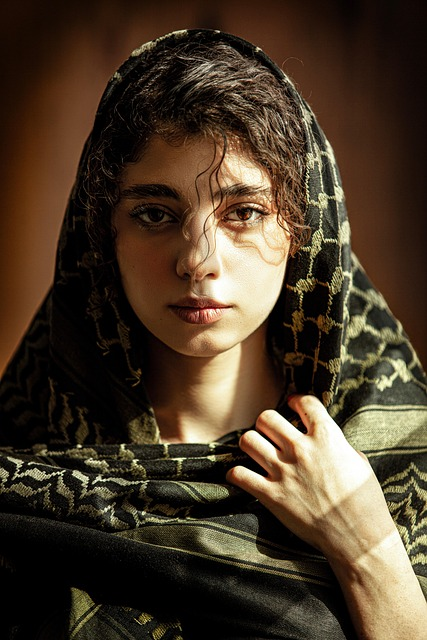
#> input picture CTRLYOUNG - 1 AULA 7 VISÃO COMPUTACIONAL A ALEGRIA É MÁGICA/modelo.jpg, 427 x 640 px
$ python opencv11_imagemcolorPlasma.py
#> lines starting #> are read from the running program, lines starting #| are printed output that depends on the picture
import cv2

# Abrir a imagem
imagem = cv2.imread("modelo.jpg")
#> imagem is the input picture: shape (640, 427, 3); mean B, G, R 41, 58.4, 74.3

# Converter para tons de cinza
cinza = cv2.cvtColor(imagem, cv2.COLOR_BGR2GRAY)
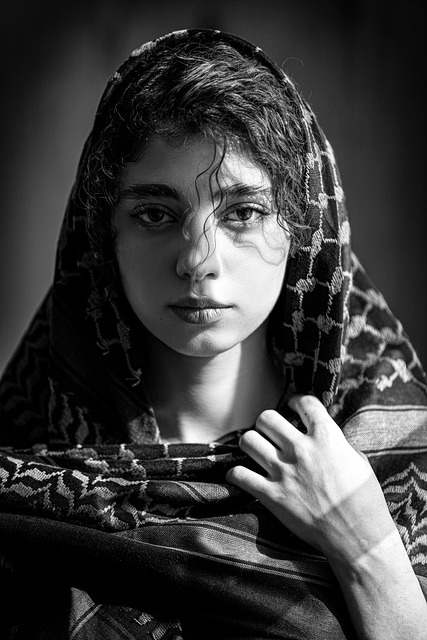
#> cinza: shape (640, 427); min 0, max 255, mean 61.2

# Aplicar o filtro PLASMA
imagem_plasma = cv2.applyColorMap(cinza, cv2.COLORMAP_PLASMA)
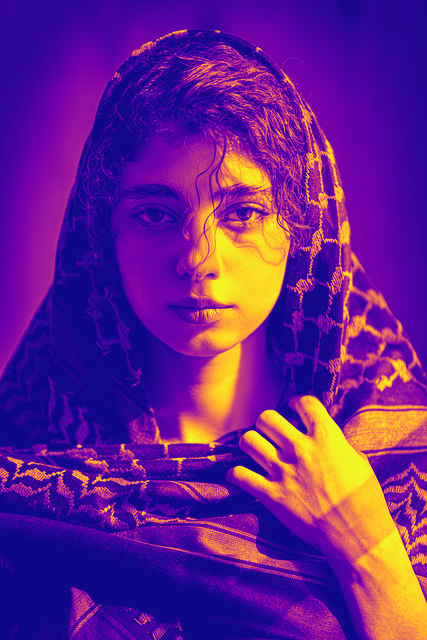
#> imagem_plasma: shape (640, 427, 3); mean B, G, R 138.2, 32.9, 103.3

# Mostrar a imagem
cv2.imshow("Filtro PLASMA", imagem_plasma)

# Salvar a imagem
cv2.imwrite("foto_plasma.jpg", imagem_plasma)

# Esperar uma tecla
cv2.waitKey(0)

# Fechar a janela
cv2.destroyAllWindows()

$ run again, with CTRLYOUNG - 1 AULA 7 VISÃO COMPUTACIONAL A ALEGRIA É MÁGICA/foto.jpg copied over CTRLYOUNG - 1 AULA 7 VISÃO COMPUTACIONAL A ALEGRIA É MÁGICA/modelo.jpg
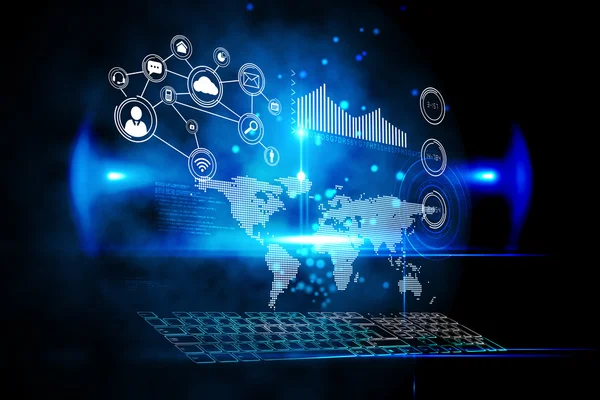
#> input picture CTRLYOUNG - 1 AULA 7 VISÃO COMPUTACIONAL A ALEGRIA É MÁGICA/foto.jpg, 600 x 400 px
#> imagem is the input picture: shape (400, 600, 3); mean B, G, R 73.9, 45.1, 13.6
#> `cinza = cv2.cvtColor(imagem, cv2.COLOR_BGR2GRAY)`:
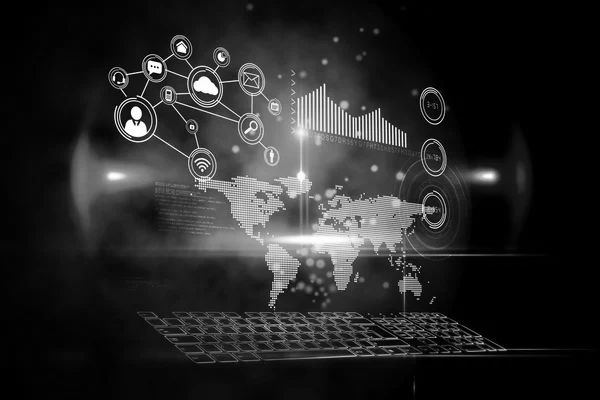
#> cinza: shape (400, 600); min 0, max 255, mean 38.9
#> `imagem_plasma = cv2.applyColorMap(cinza, cv2.COLORMAP_PLASMA)`:
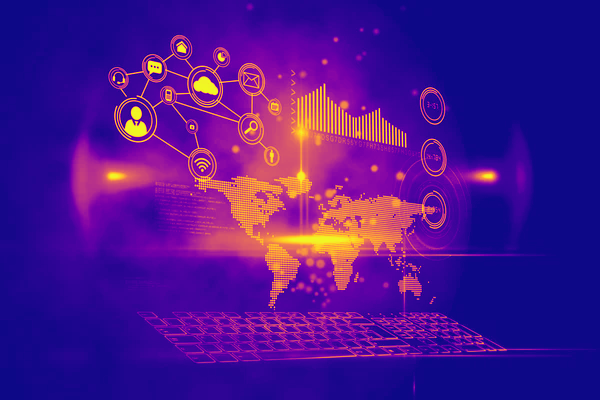
#> imagem_plasma: shape (400, 600, 3); mean B, G, R 141.4, 19.8, 75.4

$ run again, with CTRLYOUNG - 1 AULA 7 VISÃO COMPUTACIONAL A ALEGRIA É MÁGICA/foto2.jpg copied over CTRLYOUNG - 1 AULA 7 VISÃO COMPUTACIONAL A ALEGRIA É MÁGICA/modelo.jpg
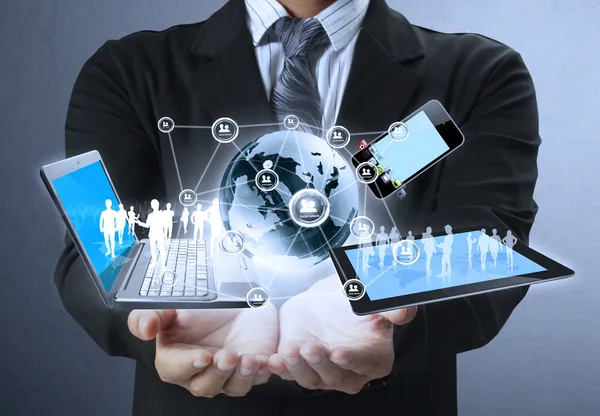
#> input picture CTRLYOUNG - 1 AULA 7 VISÃO COMPUTACIONAL A ALEGRIA É MÁGICA/foto2.jpg, 600 x 416 px
#> imagem is the input picture: shape (416, 600, 3); mean B, G, R 126.4, 109.4, 96.5
#> `cinza = cv2.cvtColor(imagem, cv2.COLOR_BGR2GRAY)`:
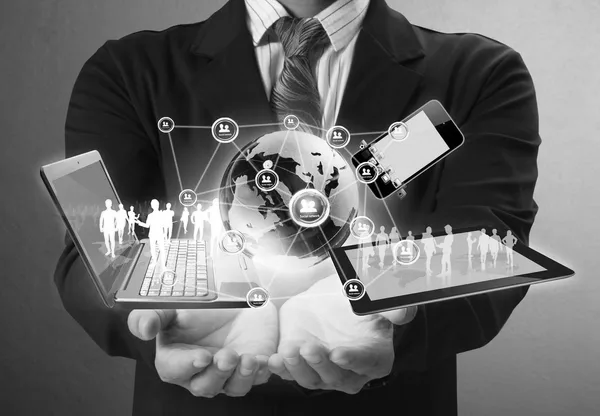
#> cinza: shape (416, 600); min 0, max 255, mean 107.5
#> `imagem_plasma = cv2.applyColorMap(cinza, cv2.COLORMAP_PLASMA)`:
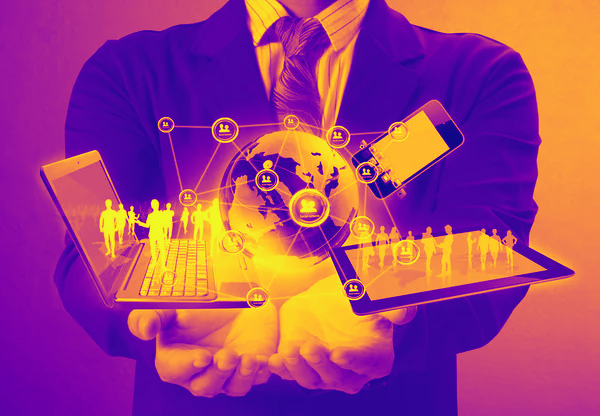
#> imagem_plasma: shape (416, 600, 3); mean B, G, R 122.8, 65.7, 161.1
